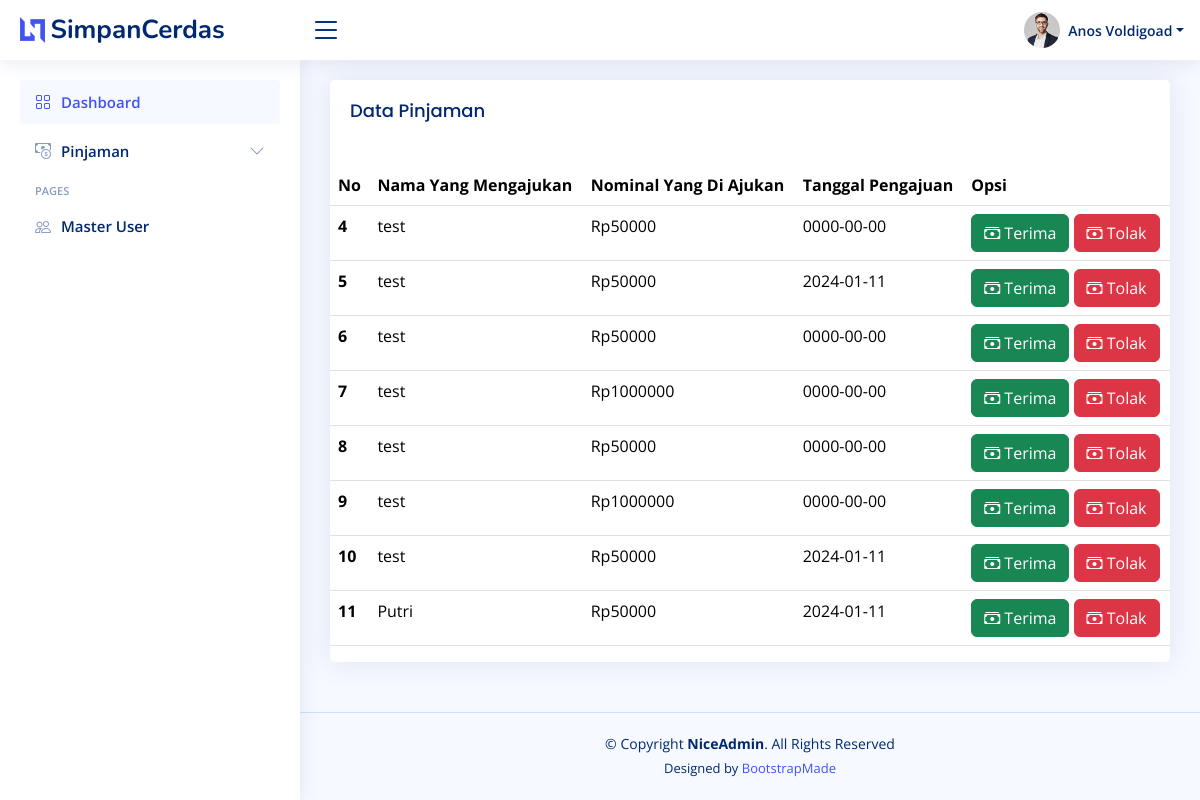
The page /public/pinjaman/peminjam (signed in) on the database as committed earlier.
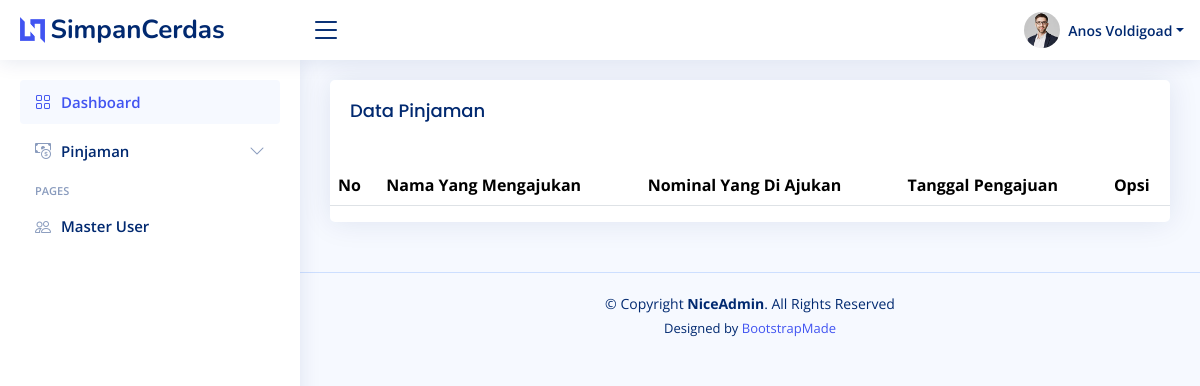
The same page on the database as committed later.
### tables this page shows
CREATE TABLE `tbl_pinjaman` (
  `id_pinjaman` int(11) NOT NULL,
  `id_anggota` int(11) NOT NULL,
  `jml_pinjaman` int(11) NOT NULL,
  `tgl_pinjaman` date NOT NULL,
  `status_pinjaman` enum('Belum Lunas','Lunas','Diproses') NOT NULL
);

CREATE TABLE `tbl_anggota` (
  `id_anggota` int(11) NOT NULL,
  `nama_anggota` varchar(45) NOT NULL,
  `alamat_anggota` varchar(45) NOT NULL,
  `tgl_lahir_anggota` datetime NOT NULL,
  `nik_anggota` int(11) NOT NULL,
  `gender_anggota` enum('Laki-Laki','Perempuan') NOT NULL,
  `no_tlpn_anggota` int(11) NOT NULL,
  `email_anggota` varchar(45) NOT NULL,
  `password_anggota` varchar(255) NOT NULL,
  `create_by` int(11) NOT NULL,
  `create_time` timestamp NOT NULL DEFAULT current_timestamp(),
  `status_anggota` varchar(45) NOT NULL,
  `role_anggota` enum('anggota','bendahara') NOT NULL
);

### app/core/Controller.php (called while the page is built, shortened)
<?php
class Controller {
    public function view($view, $data = [])
    {
        require_once '../app/views/' . $view . '.php';
    }
    public function model($model)
    {
        return new $model;
    }
}

### app/controllers/Pinjaman.php (called while the page is built, shortened)
<?php
class Pinjaman extends Controller {
    public function peminjam()
    {
        $userId = $_SESSION['anggota'];
        $data['judul'] = 'Peminjam';
        $data['nama'] = $this->model('User_model')->getUser($userId);
        $data['pinjaman'] = $this->model('Pinjaman_model')->getPinjamanAll();
        $data['saldo'] = $this->model('Pinjaman_model')->getSaldo($userId);
        $this->view('pinjaman/peminjam', $data);
    }
}

### app/core/App.php (called while the page is built, shortened)
<?php
class App {
    protected $method = 'index';
    protected $params = [];
    public function __construct()
    {
        $url = $this->parseURL();
        if( file_exists('../app/controllers/' . $url[0] . '.php') ) {
            unset($url[0]);
        }
        $this->controller = new $this->controller;
        if( isset($url[1]) ) {
            if( method_exists($this->controller, $url[1]) ) {
                $this->method = $url[1];
            }
        }
        call_user_func_array([$this->controller, $this->method], $this->params);
    }
    public function parseURL()
    {
        if( isset($_GET['url']) ) {
            $url = rtrim($_GET['url'], '/');
            $url = filter_var($url, FILTER_SANITIZE_URL);
            $url = explode('/', $url);
            return $url;
        }
    }
}

### public/index.php (called while the page is built, shortened)
<?php
$app = new App;

### app/core/Database.php (called while the page is built, shortened)
<?php
class Database {
    private $host = DB_HOST;
    private $user = DB_USER;
    private $pass = DB_PASS;
    private $db_name = DB_NAME;
    private $dbh;
    private $stmt;
    public function __construct()
    {
        $dsn = 'mysql:host=' . $this->host . ';dbname=' . $this->db_name;
        $option = [
            PDO::ATTR_PERSISTENT => true,
            PDO::ATTR_ERRMODE => PDO::ERRMODE_EXCEPTION
        ];
        try {
            $this->dbh = new PDO($dsn, $this->user, $this->pass, $option);
        } catch(PDOException $e) {
            die($e->getMessage());
        }
    }
    public function query($query)
    {
        $this->stmt = $this->dbh->prepare($query);
    }
    public function bind($param, $value, $type = null)
    {
        if( is_null($type) ) {
            switch( true ) {
                case is_int($value) :
                    $type = PDO::PARAM_INT;
                    break;
                default :
                    $type = PDO::PARAM_STR;
            }
        }
        $this->stmt->bindValue($param, $value, $type);
    }
    public function execute()
    {
        $this->stmt->execute();
    }
    public function resultSet()
    {
        $this->execute();
        return $this->stmt->fetchAll(PDO::FETCH_ASSOC);
    }
}

### app/models/Pinjaman_model.php (called while the page is built, shortened)
<?php
class Pinjaman_model {
    private $table = 'tbl_pinjaman';
    private $db;
    public function __construct()
    {
        $this->db = new Database;
    }
    public function getPinjamanAll()
    {
        $this->db->query('SELECT p.*, a.nama_anggota FROM ' . $this->table . ' p JOIN tbl_anggota a ON p.id_anggota = a.id_anggota');
        return $this->db->resultSet();
    }
    public function getSaldo($id)
    {
        $this->db->query('SELECT SUM(jml_pinjaman) AS total_pinjaman FROM ' . $this->table . ' WHERE id_anggota=:id AND status_pinjaman = :status');
        $this->db->bind('id', $id);
        $this->db->bind('status', 'Belum Lunas');
        return $this->db->single();
    }
}

### app/views/pinjaman/peminjam.php (the view)
<div class="card">
    <div class="card-body">
        <h5 class="card-title">Data Pinjaman</h5>
    </div>
    <div class="row">
        <div class="col-lg-12">
        <table class="table datatable">
            <thead>
                <tr>
                    <th scope="col">No</th>
                    <th scope="col">Nama Yang Mengajukan</th>
                    <th scope="col">Nominal Yang Di Ajukan</th>
                    <th scope="col">Tanggal Pengajuan</th>
                    <th scope="col">Opsi</th>
                </tr>
            </thead>
            <tbody>
                <?php foreach ($data['pinjaman'] as $index => $pinjaman) : ?>
                    <?php if($pinjaman['status_pinjaman'] == "Diproses" ):?>
                    <tr>
                        <th scope="row"><?= $index + 1; ?></th>
                        <td><?= $pinjaman['nama_anggota']; ?></td>
                        <td>Rp<?= $pinjaman['jml_pinjaman']; ?></td>
                        <td><?= $pinjaman['tgl_pinjaman']; ?></td>
                        <td>
                        <a href="<?= BASEURL; ?>/Pinjaman/terima/<?= $pinjaman['id_pinjaman']; ?>" class="btn btn-success">
                        <i class="bi bi-cash-stack"></i> Terima
                        </a>
                        <a href="<?= BASEURL; ?>/Pinjaman/tolak/<?= $pinjaman['id_pinjaman']; ?>" class="btn btn-danger">
                            <i class="bi bi-cash-stack"></i> Tolak
                        </a>
                        </td>
                    </tr>
                    <?php endif ?>
                <?php endforeach; ?>
            </tbody>
        </table>
        </div>
    </div>
</div>

Rows that differ between the two databases and show on the page:
removed tbl_pinjaman: id_anggota.nama_anggota "test", jml_pinjaman "50000", tgl_pinjaman "0000-00-00"
removed tbl_pinjaman: id_anggota.nama_anggota "test", jml_pinjaman "50000", tgl_pinjaman "2024-01-11"
removed tbl_pinjaman: id_anggota.nama_anggota "test", jml_pinjaman "50000", tgl_pinjaman "0000-00-00"
removed tbl_pinjaman: id_anggota.nama_anggota "test", jml_pinjaman "1000000", tgl_pinjaman "0000-00-00"
removed tbl_pinjaman: id_anggota.nama_anggota "test", jml_pinjaman "50000", tgl_pinjaman "0000-00-00"
removed tbl_pinjaman: id_anggota.nama_anggota "test", jml_pinjaman "1000000", tgl_pinjaman "0000-00-00"
removed tbl_pinjaman: id_anggota.nama_anggota "test", jml_pinjaman "50000", tgl_pinjaman "2024-01-11"
removed tbl_pinjaman: id_anggota.nama_anggota "Putri", jml_pinjaman "50000", tgl_pinjaman "2024-01-11"
